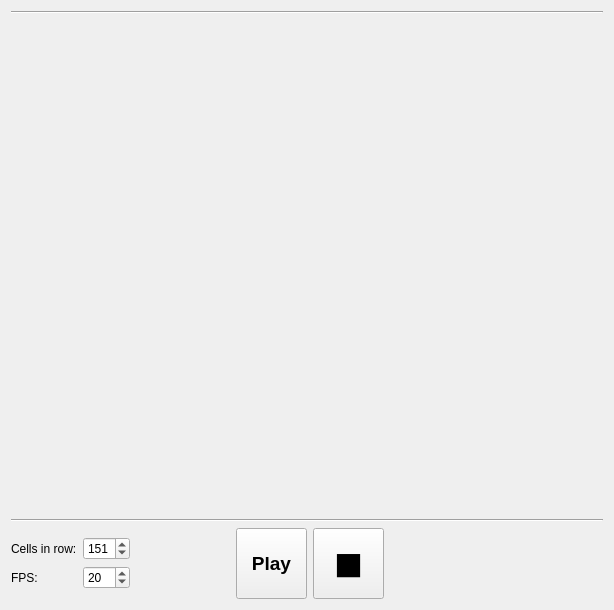
<?xml version="1.0" encoding="UTF-8"?>
<ui version="4.0">
 <class>CAEvoView</class>
 <widget class="QWidget" name="CAEvoView">
  <property name="geometry">
   <rect>
    <x>0</x>
    <y>0</y>
    <width>614</width>
    <height>610</height>
   </rect>
  </property>
  <property name="windowTitle">
   <string>Form</string>
  </property>
  <layout class="QVBoxLayout" name="verticalLayout">
   <item>
    <widget class="Line" name="line_2">
     <property name="orientation">
      <enum>Qt::Horizontal</enum>
     </property>
    </widget>
   </item>
   <item>
    <widget class="ImageWidget" name="imgWidget" native="true">
     <property name="sizePolicy">
      <sizepolicy hsizetype="MinimumExpanding" vsizetype="MinimumExpanding">
       <horstretch>0</horstretch>
       <verstretch>0</verstretch>
      </sizepolicy>
     </property>
    </widget>
   </item>
   <item>
    <widget class="Line" name="line">
     <property name="orientation">
      <enum>Qt::Horizontal</enum>
     </property>
    </widget>
   </item>
   <item>
    <layout class="QHBoxLayout" name="horizontalLayout_2">
     <item>
      <layout class="QGridLayout" name="gridLayout_2">
       <item row="0" column="0">
        <layout class="QGridLayout" name="gridLayout">
         <item row="0" column="0">
          <widget class="QLabel" name="label_2">
           <property name="text">
            <string>Cells in row:</string>
           </property>
          </widget>
         </item>
         <item row="0" column="1">
          <widget class="QSpinBox" name="sbRowLen">
           <property name="minimum">
            <number>3</number>
           </property>
           <property name="maximum">
            <number>501</number>
           </property>
           <property name="singleStep">
            <number>2</number>
           </property>
           <property name="value">
            <number>151</number>
           </property>
          </widget>
         </item>
         <item row="1" column="0">
          <widget class="QLabel" name="label_3">
           <property name="text">
            <string>FPS:</string>
           </property>
          </widget>
         </item>
         <item row="1" column="1">
          <widget class="QSpinBox" name="sbFPS">
           <property name="minimum">
            <number>1</number>
           </property>
           <property name="maximum">
            <number>100</number>
           </property>
           <property name="value">
            <number>20</number>
           </property>
          </widget>
         </item>
        </layout>
       </item>
       <item row="0" column="1">
        <spacer name="horizontalSpacer">
         <property name="orientation">
          <enum>Qt::Horizontal</enum>
         </property>
         <property name="sizeHint" stdset="0">
          <size>
           <width>40</width>
           <height>20</height>
          </size>
         </property>
        </spacer>
       </item>
       <item row="1" column="0" colspan="2">
        <spacer name="horizontalSpacer_3">
         <property name="orientation">
          <enum>Qt::Horizontal</enum>
         </property>
         <property name="sizeHint" stdset="0">
          <size>
           <width>138</width>
           <height>0</height>
          </size>
         </property>
        </spacer>
       </item>
      </layout>
     </item>
     <item>
      <layout class="QHBoxLayout" name="horizontalLayout">
       <item>
        <widget class="QPushButton" name="pbPlay">
         <property name="sizePolicy">
          <sizepolicy hsizetype="Fixed" vsizetype="Fixed">
           <horstretch>0</horstretch>
           <verstretch>0</verstretch>
          </sizepolicy>
         </property>
         <property name="minimumSize">
          <size>
           <width>71</width>
           <height>71</height>
          </size>
         </property>
         <property name="maximumSize">
          <size>
           <width>71</width>
           <height>71</height>
          </size>
         </property>
         <property name="baseSize">
          <size>
           <width>71</width>
           <height>71</height>
          </size>
         </property>
         <property name="font">
          <font>
           <pointsize>14</pointsize>
           <weight>75</weight>
           <italic>false</italic>
           <bold>true</bold>
          </font>
         </property>
         <property name="text">
          <string>Play</string>
         </property>
        </widget>
       </item>
       <item>
        <widget class="QPushButton" name="pbStop">
         <property name="sizePolicy">
          <sizepolicy hsizetype="Fixed" vsizetype="Fixed">
           <horstretch>0</horstretch>
           <verstretch>0</verstretch>
          </sizepolicy>
         </property>
         <property name="minimumSize">
          <size>
           <width>71</width>
           <height>71</height>
          </size>
         </property>
         <property name="maximumSize">
          <size>
           <width>71</width>
           <height>71</height>
          </size>
         </property>
         <property name="baseSize">
          <size>
           <width>71</width>
           <height>71</height>
          </size>
         </property>
         <property name="font">
          <font>
           <pointsize>36</pointsize>
           <weight>75</weight>
           <italic>true</italic>
           <bold>true</bold>
          </font>
         </property>
         <property name="text">
          <string>■</string>
         </property>
        </widget>
       </item>
      </layout>
     </item>
     <item>
      <spacer name="horizontalSpacer_2">
       <property name="orientation">
        <enum>Qt::Horizontal</enum>
       </property>
       <property name="sizeHint" stdset="0">
        <size>
         <width>40</width>
         <height>20</height>
        </size>
       </property>
      </spacer>
     </item>
    </layout>
   </item>
  </layout>
 </widget>
 <customwidgets>
  <customwidget>
   <class>ImageWidget</class>
   <extends>QWidget</extends>
   <header>imagewidget.h</header>
   <container>1</container>
  </customwidget>
 </customwidgets>
 <resources/>
 <connections/>
</ui>
